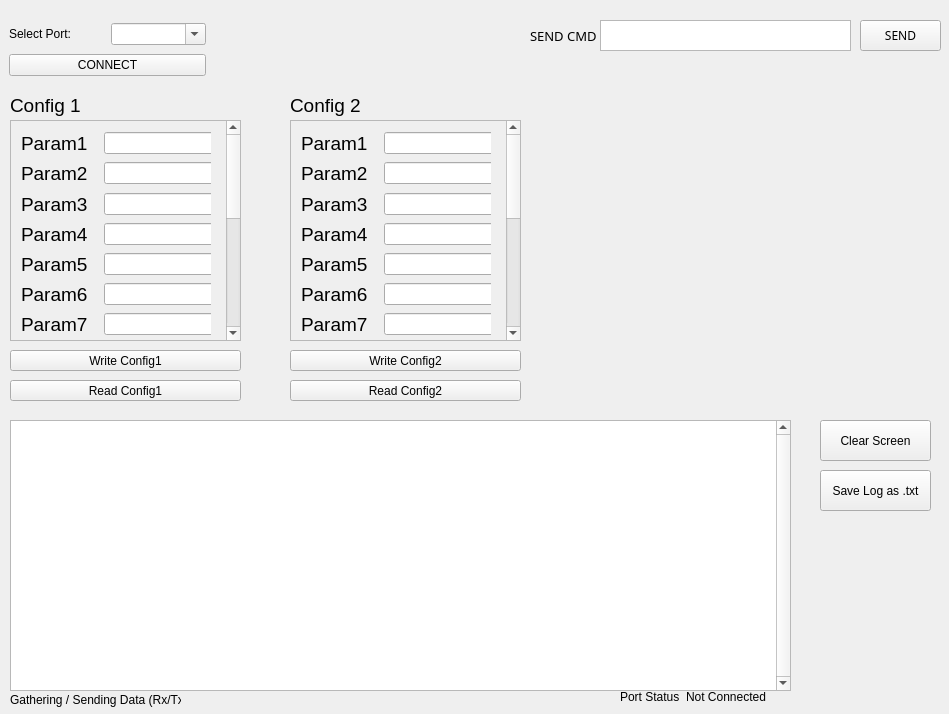
<?xml version="1.0" encoding="UTF-8"?>
<ui version="4.0">
 <class>qt</class>
 <widget class="QMainWindow" name="qt">
  <property name="geometry">
   <rect>
    <x>0</x>
    <y>0</y>
    <width>949</width>
    <height>714</height>
   </rect>
  </property>
  <property name="cursor">
   <cursorShape>ArrowCursor</cursorShape>
  </property>
  <property name="windowTitle">
   <string>GUI Tools</string>
  </property>
  <property name="windowOpacity">
   <double>0.990000000000000</double>
  </property>
  <property name="statusTip">
   <string>Mehmet Cagri Aksoy 2018-2022</string>
  </property>
  <property name="whatsThis">
   <string>Serial Communication Program Mehmet Cagri Aksoy 2018-2022</string>
  </property>
  <widget class="QWidget" name="centralwidget">
   <widget class="QWidget" name="gridLayoutWidget">
    <property name="geometry">
     <rect>
      <x>10</x>
      <y>420</y>
      <width>781</width>
      <height>271</height>
     </rect>
    </property>
    <layout class="QGridLayout" name="gridLayout" rowstretch="0">
     <property name="sizeConstraint">
      <enum>QLayout::SetNoConstraint</enum>
     </property>
     <item row="0" column="0">
      <widget class="QTextEdit" name="textEdit_3">
       <property name="verticalScrollBarPolicy">
        <enum>Qt::ScrollBarAlwaysOn</enum>
       </property>
      </widget>
     </item>
    </layout>
   </widget>
   <widget class="QWidget" name="formLayoutWidget_2">
    <property name="geometry">
     <rect>
      <x>620</x>
      <y>690</y>
      <width>171</width>
      <height>21</height>
     </rect>
    </property>
    <layout class="QFormLayout" name="formLayout_2">
     <item row="0" column="0">
      <widget class="QLabel" name="label_4">
       <property name="text">
        <string>Port Status</string>
       </property>
      </widget>
     </item>
     <item row="0" column="1">
      <widget class="QLabel" name="label_5">
       <property name="styleSheet">
        <string notr="true"/>
       </property>
       <property name="text">
        <string>Not Connected</string>
       </property>
      </widget>
     </item>
    </layout>
   </widget>
   <widget class="QWidget" name="verticalLayoutWidget">
    <property name="geometry">
     <rect>
      <x>9</x>
      <y>20</y>
      <width>197</width>
      <height>61</height>
     </rect>
    </property>
    <layout class="QVBoxLayout" name="verticalLayout">
     <property name="sizeConstraint">
      <enum>QLayout::SetDefaultConstraint</enum>
     </property>
     <item>
      <layout class="QHBoxLayout" name="horizontalLayout_3">
       <item>
        <widget class="QLabel" name="label_14">
         <property name="text">
          <string>Select Port:</string>
         </property>
        </widget>
       </item>
       <item>
        <widget class="QComboBox" name="cb_Port">
         <property name="editable">
          <bool>true</bool>
         </property>
         <property name="currentText">
          <string/>
         </property>
        </widget>
       </item>
      </layout>
     </item>
     <item>
      <widget class="QPushButton" name="pushButton">
       <property name="text">
        <string>CONNECT</string>
       </property>
      </widget>
     </item>
    </layout>
   </widget>
   <widget class="QPushButton" name="pushButton_5">
    <property name="geometry">
     <rect>
      <x>820</x>
      <y>470</y>
      <width>111</width>
      <height>41</height>
     </rect>
    </property>
    <property name="text">
     <string>Save Log as .txt</string>
    </property>
   </widget>
   <widget class="QLabel" name="label_9">
    <property name="geometry">
     <rect>
      <x>530</x>
      <y>20</y>
      <width>81</width>
      <height>31</height>
     </rect>
    </property>
    <property name="font">
     <font>
      <family>HP Simplified</family>
      <pointsize>10</pointsize>
     </font>
    </property>
    <property name="text">
     <string>SEND CMD</string>
    </property>
   </widget>
   <widget class="QTextEdit" name="textEdit_2">
    <property name="geometry">
     <rect>
      <x>600</x>
      <y>20</y>
      <width>251</width>
      <height>31</height>
     </rect>
    </property>
   </widget>
   <widget class="QPushButton" name="pushButton_3">
    <property name="geometry">
     <rect>
      <x>860</x>
      <y>20</y>
      <width>81</width>
      <height>31</height>
     </rect>
    </property>
    <property name="font">
     <font>
      <family>HP Simplified</family>
     </font>
    </property>
    <property name="text">
     <string>SEND</string>
    </property>
   </widget>
   <widget class="QLabel" name="label_3">
    <property name="geometry">
     <rect>
      <x>10</x>
      <y>690</y>
      <width>171</width>
      <height>20</height>
     </rect>
    </property>
    <property name="sizePolicy">
     <sizepolicy hsizetype="Expanding" vsizetype="Minimum">
      <horstretch>0</horstretch>
      <verstretch>0</verstretch>
     </sizepolicy>
    </property>
    <property name="text">
     <string>Gathering / Sending Data (Rx/Tx)</string>
    </property>
   </widget>
   <widget class="QPushButton" name="pb_Clr">
    <property name="geometry">
     <rect>
      <x>820</x>
      <y>420</y>
      <width>111</width>
      <height>41</height>
     </rect>
    </property>
    <property name="text">
     <string>Clear Screen</string>
    </property>
   </widget>
   <widget class="QScrollArea" name="scrollArea">
    <property name="geometry">
     <rect>
      <x>10</x>
      <y>120</y>
      <width>231</width>
      <height>221</height>
     </rect>
    </property>
    <property name="verticalScrollBarPolicy">
     <enum>Qt::ScrollBarAlwaysOn</enum>
    </property>
    <property name="horizontalScrollBarPolicy">
     <enum>Qt::ScrollBarAsNeeded</enum>
    </property>
    <property name="widgetResizable">
     <bool>true</bool>
    </property>
    <widget class="QWidget" name="scrollAreaWidgetContents">
     <property name="geometry">
      <rect>
       <x>0</x>
       <y>0</y>
       <width>200</width>
       <height>500</height>
      </rect>
     </property>
     <property name="sizePolicy">
      <sizepolicy hsizetype="Fixed" vsizetype="Fixed">
       <horstretch>0</horstretch>
       <verstretch>0</verstretch>
      </sizepolicy>
     </property>
     <property name="minimumSize">
      <size>
       <width>200</width>
       <height>500</height>
      </size>
     </property>
     <widget class="QWidget" name="layoutWidget">
      <property name="geometry">
       <rect>
        <x>10</x>
        <y>40</y>
        <width>210</width>
        <height>25</height>
       </rect>
      </property>
      <layout class="QHBoxLayout" name="horizontalLayout_4">
       <item>
        <widget class="QLabel" name="label_8">
         <property name="sizePolicy">
          <sizepolicy hsizetype="Fixed" vsizetype="Fixed">
           <horstretch>0</horstretch>
           <verstretch>0</verstretch>
          </sizepolicy>
         </property>
         <property name="font">
          <font>
           <pointsize>14</pointsize>
          </font>
         </property>
         <property name="text">
          <string>Param2</string>
         </property>
        </widget>
       </item>
       <item>
        <spacer name="horizontalSpacer_2">
         <property name="orientation">
          <enum>Qt::Horizontal</enum>
         </property>
         <property name="sizeType">
          <enum>QSizePolicy::Fixed</enum>
         </property>
         <property name="sizeHint" stdset="0">
          <size>
           <width>10</width>
           <height>20</height>
          </size>
         </property>
        </spacer>
       </item>
       <item>
        <widget class="QLineEdit" name="lineEdit_2"/>
       </item>
      </layout>
     </widget>
     <widget class="QWidget" name="layoutWidget_2">
      <property name="geometry">
       <rect>
        <x>10</x>
        <y>70</y>
        <width>327</width>
        <height>27</height>
       </rect>
      </property>
      <layout class="QHBoxLayout" name="horizontalLayout_5">
       <item>
        <widget class="QLabel" name="label_10">
         <property name="sizePolicy">
          <sizepolicy hsizetype="Fixed" vsizetype="Fixed">
           <horstretch>0</horstretch>
           <verstretch>0</verstretch>
          </sizepolicy>
         </property>
         <property name="font">
          <font>
           <pointsize>14</pointsize>
          </font>
         </property>
         <property name="text">
          <string>Param3</string>
         </property>
        </widget>
       </item>
       <item>
        <spacer name="horizontalSpacer_3">
         <property name="orientation">
          <enum>Qt::Horizontal</enum>
         </property>
         <property name="sizeType">
          <enum>QSizePolicy::Fixed</enum>
         </property>
         <property name="sizeHint" stdset="0">
          <size>
           <width>10</width>
           <height>20</height>
          </size>
         </property>
        </spacer>
       </item>
       <item>
        <widget class="QLineEdit" name="lineEdit_3"/>
       </item>
      </layout>
     </widget>
     <widget class="QWidget" name="layoutWidget_3">
      <property name="geometry">
       <rect>
        <x>10</x>
        <y>100</y>
        <width>327</width>
        <height>27</height>
       </rect>
      </property>
      <layout class="QHBoxLayout" name="horizontalLayout_7">
       <item>
        <widget class="QLabel" name="label_18">
         <property name="sizePolicy">
          <sizepolicy hsizetype="Fixed" vsizetype="Fixed">
           <horstretch>0</horstretch>
           <verstretch>0</verstretch>
          </sizepolicy>
         </property>
         <property name="font">
          <font>
           <pointsize>14</pointsize>
          </font>
         </property>
         <property name="text">
          <string>Param4</string>
         </property>
        </widget>
       </item>
       <item>
        <spacer name="horizontalSpacer_8">
         <property name="orientation">
          <enum>Qt::Horizontal</enum>
         </property>
         <property name="sizeType">
          <enum>QSizePolicy::Fixed</enum>
         </property>
         <property name="sizeHint" stdset="0">
          <size>
           <width>10</width>
           <height>20</height>
          </size>
         </property>
        </spacer>
       </item>
       <item>
        <widget class="QLineEdit" name="lineEdit_4"/>
       </item>
      </layout>
     </widget>
     <widget class="QWidget" name="layoutWidget_4">
      <property name="geometry">
       <rect>
        <x>10</x>
        <y>130</y>
        <width>211</width>
        <height>27</height>
       </rect>
      </property>
      <layout class="QHBoxLayout" name="horizontalLayout_11">
       <item>
        <widget class="QLabel" name="label_19">
         <property name="sizePolicy">
          <sizepolicy hsizetype="Fixed" vsizetype="Fixed">
           <horstretch>0</horstretch>
           <verstretch>0</verstretch>
          </sizepolicy>
         </property>
         <property name="font">
          <font>
           <pointsize>14</pointsize>
          </font>
         </property>
         <property name="text">
          <string>Param5</string>
         </property>
        </widget>
       </item>
       <item>
        <spacer name="horizontalSpacer_9">
         <property name="orientation">
          <enum>Qt::Horizontal</enum>
         </property>
         <property name="sizeType">
          <enum>QSizePolicy::Fixed</enum>
         </property>
         <property name="sizeHint" stdset="0">
          <size>
           <width>10</width>
           <height>20</height>
          </size>
         </property>
        </spacer>
       </item>
       <item>
        <widget class="QLineEdit" name="lineEdit_5"/>
       </item>
      </layout>
     </widget>
     <widget class="QWidget" name="layoutWidget_5">
      <property name="geometry">
       <rect>
        <x>10</x>
        <y>160</y>
        <width>201</width>
        <height>27</height>
       </rect>
      </property>
      <layout class="QHBoxLayout" name="horizontalLayout_6">
       <item>
        <widget class="QLabel" name="label_20">
         <property name="sizePolicy">
          <sizepolicy hsizetype="Fixed" vsizetype="Fixed">
           <horstretch>0</horstretch>
           <verstretch>0</verstretch>
          </sizepolicy>
         </property>
         <property name="font">
          <font>
           <pointsize>14</pointsize>
          </font>
         </property>
         <property name="text">
          <string>Param6</string>
         </property>
        </widget>
       </item>
       <item>
        <spacer name="horizontalSpacer_10">
         <property name="orientation">
          <enum>Qt::Horizontal</enum>
         </property>
         <property name="sizeType">
          <enum>QSizePolicy::Fixed</enum>
         </property>
         <property name="sizeHint" stdset="0">
          <size>
           <width>10</width>
           <height>20</height>
          </size>
         </property>
        </spacer>
       </item>
       <item>
        <widget class="QLineEdit" name="lineEdit_6"/>
       </item>
      </layout>
     </widget>
     <widget class="QWidget" name="layoutWidget">
      <property name="geometry">
       <rect>
        <x>10</x>
        <y>10</y>
        <width>210</width>
        <height>25</height>
       </rect>
      </property>
      <layout class="QHBoxLayout" name="horizontalLayout_1">
       <item>
        <widget class="QLabel" name="label_2">
         <property name="sizePolicy">
          <sizepolicy hsizetype="Fixed" vsizetype="Fixed">
           <horstretch>0</horstretch>
           <verstretch>0</verstretch>
          </sizepolicy>
         </property>
         <property name="font">
          <font>
           <pointsize>14</pointsize>
          </font>
         </property>
         <property name="text">
          <string>Param1</string>
         </property>
        </widget>
       </item>
       <item>
        <spacer name="horizontalSpacer">
         <property name="orientation">
          <enum>Qt::Horizontal</enum>
         </property>
         <property name="sizeType">
          <enum>QSizePolicy::Fixed</enum>
         </property>
         <property name="sizeHint" stdset="0">
          <size>
           <width>10</width>
           <height>20</height>
          </size>
         </property>
        </spacer>
       </item>
       <item>
        <widget class="QLineEdit" name="lineEdit_1"/>
       </item>
      </layout>
     </widget>
     <widget class="QWidget" name="layoutWidget_6">
      <property name="geometry">
       <rect>
        <x>10</x>
        <y>190</y>
        <width>201</width>
        <height>27</height>
       </rect>
      </property>
      <layout class="QHBoxLayout" name="horizontalLayout_8">
       <item>
        <widget class="QLabel" name="label_22">
         <property name="sizePolicy">
          <sizepolicy hsizetype="Fixed" vsizetype="Fixed">
           <horstretch>0</horstretch>
           <verstretch>0</verstretch>
          </sizepolicy>
         </property>
         <property name="font">
          <font>
           <pointsize>14</pointsize>
          </font>
         </property>
         <property name="text">
          <string>Param7</string>
         </property>
        </widget>
       </item>
       <item>
        <spacer name="horizontalSpacer_11">
         <property name="orientation">
          <enum>Qt::Horizontal</enum>
         </property>
         <property name="sizeType">
          <enum>QSizePolicy::Fixed</enum>
         </property>
         <property name="sizeHint" stdset="0">
          <size>
           <width>10</width>
           <height>20</height>
          </size>
         </property>
        </spacer>
       </item>
       <item>
        <widget class="QLineEdit" name="lineEdit_7"/>
       </item>
      </layout>
     </widget>
    </widget>
   </widget>
   <widget class="QLabel" name="label_21">
    <property name="geometry">
     <rect>
      <x>10</x>
      <y>90</y>
      <width>101</width>
      <height>31</height>
     </rect>
    </property>
    <property name="font">
     <font>
      <pointsize>14</pointsize>
     </font>
    </property>
    <property name="text">
     <string>Config 1</string>
    </property>
   </widget>
   <widget class="QPushButton" name="pb_cfg1_wr">
    <property name="geometry">
     <rect>
      <x>10</x>
      <y>350</y>
      <width>231</width>
      <height>21</height>
     </rect>
    </property>
    <property name="text">
     <string>Write Config1</string>
    </property>
   </widget>
   <widget class="QPushButton" name="pb_cfg1_rd">
    <property name="geometry">
     <rect>
      <x>10</x>
      <y>380</y>
      <width>231</width>
      <height>21</height>
     </rect>
    </property>
    <property name="text">
     <string>Read Config1</string>
    </property>
   </widget>
   <widget class="QScrollArea" name="scrollArea_2">
    <property name="geometry">
     <rect>
      <x>290</x>
      <y>120</y>
      <width>231</width>
      <height>221</height>
     </rect>
    </property>
    <property name="verticalScrollBarPolicy">
     <enum>Qt::ScrollBarAlwaysOn</enum>
    </property>
    <property name="horizontalScrollBarPolicy">
     <enum>Qt::ScrollBarAsNeeded</enum>
    </property>
    <property name="widgetResizable">
     <bool>true</bool>
    </property>
    <widget class="QWidget" name="scrollAreaWidgetContents_2">
     <property name="geometry">
      <rect>
       <x>0</x>
       <y>0</y>
       <width>200</width>
       <height>500</height>
      </rect>
     </property>
     <property name="sizePolicy">
      <sizepolicy hsizetype="Fixed" vsizetype="Fixed">
       <horstretch>0</horstretch>
       <verstretch>0</verstretch>
      </sizepolicy>
     </property>
     <property name="minimumSize">
      <size>
       <width>200</width>
       <height>500</height>
      </size>
     </property>
     <widget class="QWidget" name="layoutWidget_7">
      <property name="geometry">
       <rect>
        <x>10</x>
        <y>40</y>
        <width>210</width>
        <height>25</height>
       </rect>
      </property>
      <layout class="QHBoxLayout" name="horizontalLayout_9">
       <item>
        <widget class="QLabel" name="label_11">
         <property name="sizePolicy">
          <sizepolicy hsizetype="Fixed" vsizetype="Fixed">
           <horstretch>0</horstretch>
           <verstretch>0</verstretch>
          </sizepolicy>
         </property>
         <property name="font">
          <font>
           <pointsize>14</pointsize>
          </font>
         </property>
         <property name="text">
          <string>Param2</string>
         </property>
        </widget>
       </item>
       <item>
        <spacer name="horizontalSpacer_4">
         <property name="orientation">
          <enum>Qt::Horizontal</enum>
         </property>
         <property name="sizeType">
          <enum>QSizePolicy::Fixed</enum>
         </property>
         <property name="sizeHint" stdset="0">
          <size>
           <width>10</width>
           <height>20</height>
          </size>
         </property>
        </spacer>
       </item>
       <item>
        <widget class="QLineEdit" name="lineEdit_CF2_2"/>
       </item>
      </layout>
     </widget>
     <widget class="QWidget" name="layoutWidget_8">
      <property name="geometry">
       <rect>
        <x>10</x>
        <y>70</y>
        <width>327</width>
        <height>27</height>
       </rect>
      </property>
      <layout class="QHBoxLayout" name="horizontalLayout_10">
       <item>
        <widget class="QLabel" name="label_12">
         <property name="sizePolicy">
          <sizepolicy hsizetype="Fixed" vsizetype="Fixed">
           <horstretch>0</horstretch>
           <verstretch>0</verstretch>
          </sizepolicy>
         </property>
         <property name="font">
          <font>
           <pointsize>14</pointsize>
          </font>
         </property>
         <property name="text">
          <string>Param3</string>
         </property>
        </widget>
       </item>
       <item>
        <spacer name="horizontalSpacer_5">
         <property name="orientation">
          <enum>Qt::Horizontal</enum>
         </property>
         <property name="sizeType">
          <enum>QSizePolicy::Fixed</enum>
         </property>
         <property name="sizeHint" stdset="0">
          <size>
           <width>10</width>
           <height>20</height>
          </size>
         </property>
        </spacer>
       </item>
       <item>
        <widget class="QLineEdit" name="lineEdit_CF2_3"/>
       </item>
      </layout>
     </widget>
     <widget class="QWidget" name="layoutWidget_9">
      <property name="geometry">
       <rect>
        <x>10</x>
        <y>100</y>
        <width>327</width>
        <height>27</height>
       </rect>
      </property>
      <layout class="QHBoxLayout" name="horizontalLayout_12">
       <item>
        <widget class="QLabel" name="label_23">
         <property name="sizePolicy">
          <sizepolicy hsizetype="Fixed" vsizetype="Fixed">
           <horstretch>0</horstretch>
           <verstretch>0</verstretch>
          </sizepolicy>
         </property>
         <property name="font">
          <font>
           <pointsize>14</pointsize>
          </font>
         </property>
         <property name="text">
          <string>Param4</string>
         </property>
        </widget>
       </item>
       <item>
        <spacer name="horizontalSpacer_12">
         <property name="orientation">
          <enum>Qt::Horizontal</enum>
         </property>
         <property name="sizeType">
          <enum>QSizePolicy::Fixed</enum>
         </property>
         <property name="sizeHint" stdset="0">
          <size>
           <width>10</width>
           <height>20</height>
          </size>
         </property>
        </spacer>
       </item>
       <item>
        <widget class="QLineEdit" name="lineEdit_CF2_4"/>
       </item>
      </layout>
     </widget>
     <widget class="QWidget" name="layoutWidget_10">
      <property name="geometry">
       <rect>
        <x>10</x>
        <y>130</y>
        <width>211</width>
        <height>27</height>
       </rect>
      </property>
      <layout class="QHBoxLayout" name="horizontalLayout_13">
       <item>
        <widget class="QLabel" name="label_24">
         <property name="sizePolicy">
          <sizepolicy hsizetype="Fixed" vsizetype="Fixed">
           <horstretch>0</horstretch>
           <verstretch>0</verstretch>
          </sizepolicy>
         </property>
         <property name="font">
          <font>
           <pointsize>14</pointsize>
          </font>
         </property>
         <property name="text">
          <string>Param5</string>
         </property>
        </widget>
       </item>
       <item>
        <spacer name="horizontalSpacer_13">
         <property name="orientation">
          <enum>Qt::Horizontal</enum>
         </property>
         <property name="sizeType">
          <enum>QSizePolicy::Fixed</enum>
         </property>
         <property name="sizeHint" stdset="0">
          <size>
           <width>10</width>
           <height>20</height>
          </size>
         </property>
        </spacer>
       </item>
       <item>
        <widget class="QLineEdit" name="lineEdit_CF2_5"/>
       </item>
      </layout>
     </widget>
     <widget class="QWidget" name="layoutWidget_11">
      <property name="geometry">
       <rect>
        <x>10</x>
        <y>160</y>
        <width>201</width>
        <height>27</height>
       </rect>
      </property>
      <layout class="QHBoxLayout" name="horizontalLayout_14">
       <item>
        <widget class="QLabel" name="label_25">
         <property name="sizePolicy">
          <sizepolicy hsizetype="Fixed" vsizetype="Fixed">
           <horstretch>0</horstretch>
           <verstretch>0</verstretch>
          </sizepolicy>
         </property>
         <property name="font">
          <font>
           <pointsize>14</pointsize>
          </font>
         </property>
         <property name="text">
          <string>Param6</string>
         </property>
        </widget>
       </item>
       <item>
        <spacer name="horizontalSpacer_14">
         <property name="orientation">
          <enum>Qt::Horizontal</enum>
         </property>
         <property name="sizeType">
          <enum>QSizePolicy::Fixed</enum>
         </property>
         <property name="sizeHint" stdset="0">
          <size>
           <width>10</width>
           <height>20</height>
          </size>
         </property>
        </spacer>
       </item>
       <item>
        <widget class="QLineEdit" name="lineEdit_CF2_6"/>
       </item>
      </layout>
     </widget>
     <widget class="QWidget" name="layoutWidget_12">
      <property name="geometry">
       <rect>
        <x>10</x>
        <y>10</y>
        <width>210</width>
        <height>25</height>
       </rect>
      </property>
      <layout class="QHBoxLayout" name="horizontalLayout_2">
       <item>
        <widget class="QLabel" name="label_6">
         <property name="sizePolicy">
          <sizepolicy hsizetype="Fixed" vsizetype="Fixed">
           <horstretch>0</horstretch>
           <verstretch>0</verstretch>
          </sizepolicy>
         </property>
         <property name="font">
          <font>
           <pointsize>14</pointsize>
          </font>
         </property>
         <property name="text">
          <string>Param1</string>
         </property>
        </widget>
       </item>
       <item>
        <spacer name="horizontalSpacer_6">
         <property name="orientation">
          <enum>Qt::Horizontal</enum>
         </property>
         <property name="sizeType">
          <enum>QSizePolicy::Fixed</enum>
         </property>
         <property name="sizeHint" stdset="0">
          <size>
           <width>10</width>
           <height>20</height>
          </size>
         </property>
        </spacer>
       </item>
       <item>
        <widget class="QLineEdit" name="lineEdit_CF2_1"/>
       </item>
      </layout>
     </widget>
     <widget class="QWidget" name="layoutWidget_13">
      <property name="geometry">
       <rect>
        <x>10</x>
        <y>190</y>
        <width>201</width>
        <height>27</height>
       </rect>
      </property>
      <layout class="QHBoxLayout" name="horizontalLayout_15">
       <item>
        <widget class="QLabel" name="label_26">
         <property name="sizePolicy">
          <sizepolicy hsizetype="Fixed" vsizetype="Fixed">
           <horstretch>0</horstretch>
           <verstretch>0</verstretch>
          </sizepolicy>
         </property>
         <property name="font">
          <font>
           <pointsize>14</pointsize>
          </font>
         </property>
         <property name="text">
          <string>Param7</string>
         </property>
        </widget>
       </item>
       <item>
        <spacer name="horizontalSpacer_15">
         <property name="orientation">
          <enum>Qt::Horizontal</enum>
         </property>
         <property name="sizeType">
          <enum>QSizePolicy::Fixed</enum>
         </property>
         <property name="sizeHint" stdset="0">
          <size>
           <width>10</width>
           <height>20</height>
          </size>
         </property>
        </spacer>
       </item>
       <item>
        <widget class="QLineEdit" name="lineEdit_CF2_7"/>
       </item>
      </layout>
     </widget>
    </widget>
   </widget>
   <widget class="QLabel" name="label_27">
    <property name="geometry">
     <rect>
      <x>290</x>
      <y>90</y>
      <width>101</width>
      <height>31</height>
     </rect>
    </property>
    <property name="font">
     <font>
      <pointsize>14</pointsize>
     </font>
    </property>
    <property name="text">
     <string>Config 2</string>
    </property>
   </widget>
   <widget class="QPushButton" name="pb_cfg2_wr">
    <property name="geometry">
     <rect>
      <x>290</x>
      <y>350</y>
      <width>231</width>
      <height>21</height>
     </rect>
    </property>
    <property name="text">
     <string>Write Config2</string>
    </property>
   </widget>
   <widget class="QPushButton" name="pb_cfg2_rd">
    <property name="geometry">
     <rect>
      <x>290</x>
      <y>380</y>
      <width>231</width>
      <height>21</height>
     </rect>
    </property>
    <property name="text">
     <string>Read Config2</string>
    </property>
   </widget>
  </widget>
  <action name="actionAna_Ekran">
   <property name="text">
    <string>Ana Ekran</string>
   </property>
  </action>
  <action name="actionHelp">
   <property name="text">
    <string>Help</string>
   </property>
  </action>
 </widget>
 <tabstops>
  <tabstop>pushButton_5</tabstop>
  <tabstop>textEdit_2</tabstop>
  <tabstop>pushButton_3</tabstop>
 </tabstops>
 <resources/>
 <connections/>
</ui>
